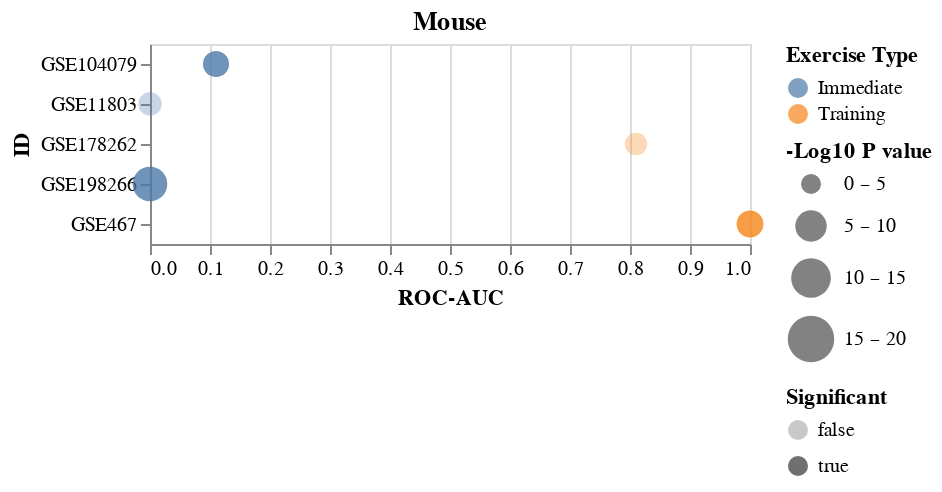

Notebook code for this chart:
### Code cell
chartLst[5]

### Figure 1 — Vega-Lite specification as saved in the notebook (floating-point values rounded to 4 significant figures)
{"config": {"view": {"continuousWidth": 300, "continuousHeight": 300}}, "data": {"name": "data-aef7e507016a376fef37b48d8ef24cc2"}, "mark": {"type": "circle"}, "encoding": {"color": {"field": "Exercise Type", "type": "nominal"}, "opacity": {"field": "Significant", "type": "nominal"}, "size": {"field": "-Log10 P value", "scale": {"bins": [0, 5, 10, 15, 20], "range": [100, 300], "reverse": false}, "type": "quantitative"}, "x": {"field": "ROC-AUC", "scale": {"domain": [0, 1]}, "type": "quantitative"}, "y": {"field": "ID", "type": "nominal"}}, "title": "Mouse", "$schema": "https://vega.github.io/schema/vega-lite/v5.8.0.json", "datasets": {"data-aef7e507016a376fef37b48d8ef24cc2": [{"ID": "GSE104079", "ROC-AUC": 0.11, "Pval": 0.0039, "Exercise Type": "Immediate", "-Log10 P value": 2.409, "Significant": true}, {"ID": "GSE198266", "ROC-AUC": 0.0, "Pval": 1.61e-07, "Exercise Type": "Immediate", "-Log10 P value": 6.793, "Significant": true}, {"ID": "GSE11803", "ROC-AUC": 0.0, "Pval": 0.0525, "Exercise Type": "Immediate", "-Log10 P value": 1.28, "Significant": false}, {"ID": "GSE178262", "ROC-AUC": 0.81, "Pval": 0.133, "Exercise Type": "Training", "-Log10 P value": 0.8761, "Significant": false}, {"ID": "GSE467", "ROC-AUC": 1.0, "Pval": 0.00187, "Exercise Type": "Training", "-Log10 P value": 2.728, "Significant": true}]}}
